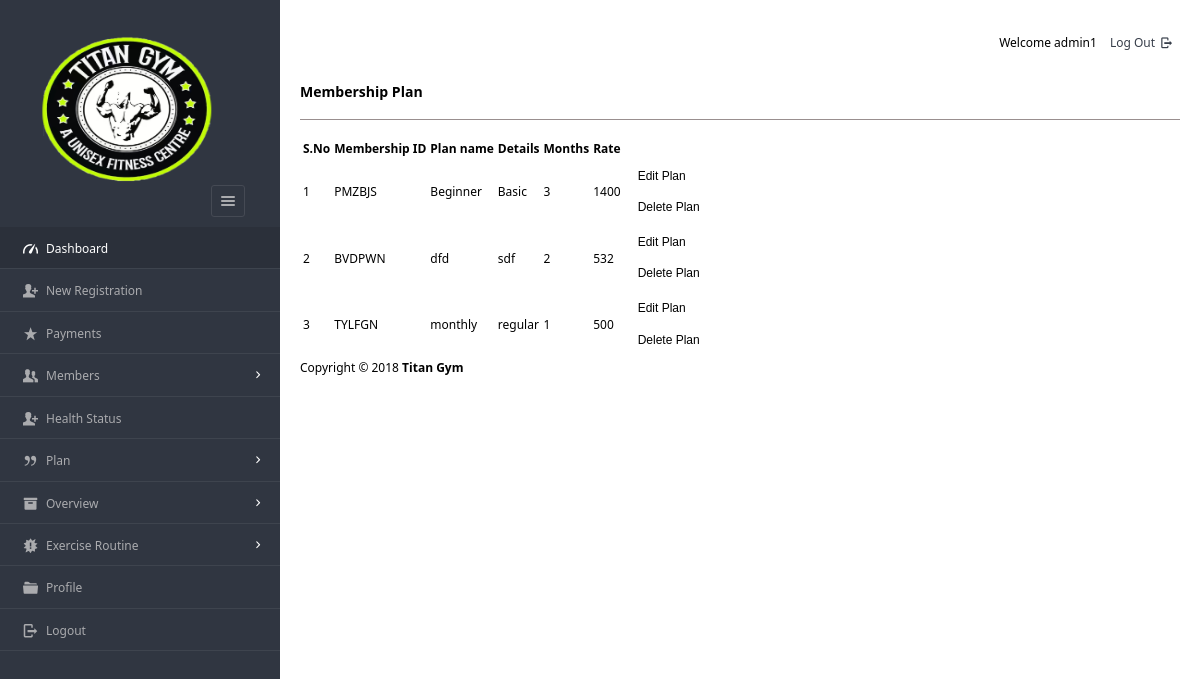
Before: /Files/dashboard/admin/view_plan.php (signed in) with the older database file.
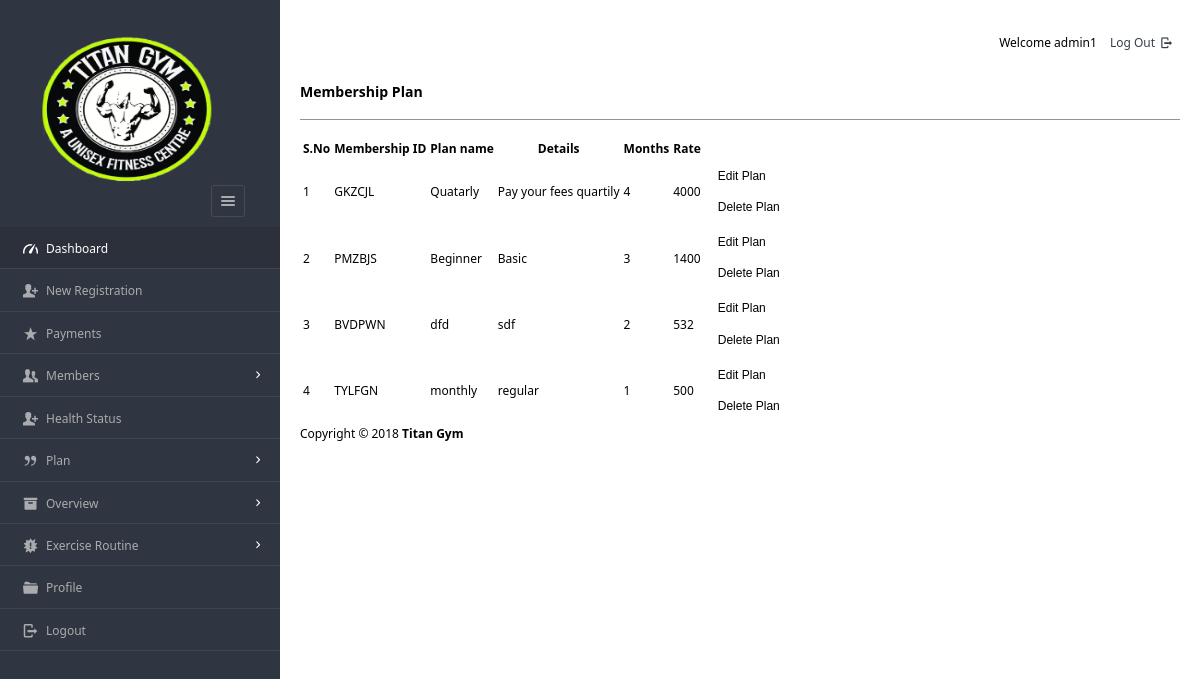
After: the same page with the newer database file.
### tables this page shows
CREATE TABLE `plan`  (
  `pid` varchar(8) NOT NULL,
  `planName` varchar(20) NOT NULL,
  `description` varchar(50) NOT NULL,
  `validity` varchar(20) NOT NULL,
  `amount` int(10) NOT NULL,
  PRIMARY KEY (`pid`) USING BTREE,
  INDEX `pid`(`pid`) USING BTREE
);

### Files/dashboard/admin/view_plan.php (the view, shortened to what this page needs)
<?php
require '../../include/db_conn.php';
?>
<!DOCTYPE html>
<html lang="en">
<head>
    <link rel="stylesheet" href="../../css/style.css"  id="style-resource-5">
    <link rel="stylesheet" href="../../css/dashMain.css">
    <link rel="stylesheet" type="text/css" href="../../css/entypo.css">
</head>
     <body class="page-body  page-fade" onload="collapseSidebar()">
    	<div class="page-container sidebar-collapsed" id="navbarcollapse">
		<div class="sidebar-menu">
			<header class="logo-env">
			<div class="logo">
				<a href="main.php">
					<img src="../../images/logo.png" alt="" width="192" height="80" />
				</a>
			</div>
					<div class="sidebar-collapse" onclick="collapseSidebar()">
				<a href="#" class="sidebar-collapse-icon with-animation">
					<i class="entypo-menu"></i>
				</a>
			</div>
			</header>
    		<?php include('nav.php'); ?>
    	</div>
    		<div class="main-content">
				<div class="row">
					<div class="col-md-6 col-sm-8 clearfix">
					</div>
					<div class="col-md-6 col-sm-4 clearfix hidden-xs">
						<ul class="list-inline links-list pull-right">
							<li>Welcome <?php echo $_SESSION['full_name']; ?>
							</li>
							<li>
								<a href="logout.php">
									Log Out <i class="entypo-logout right"></i>
								</a>
							</li>
						</ul>
					</div>
				</div>
		<h3>Membership Plan</h3>
		<hr />
		<table class="table table-bordered datatable" id="table-1">
			<thead>
				<tr>
					<th>S.No</th>
					<th>Membership ID</th>
					<th>Plan name</th>
					<th>Details</th>
					<th>Months</th>
					<th>Rate</th>
					<th></th>
				</tr>
			</thead>
				<tbody>
					<?php
					$query  = "select * from plan ORDER BY amount DESC";
					$result = mysqli_query($con, $query);
					$sno    = 1;
					if (mysqli_affected_rows($con) != 0) {
					    while ($row = mysqli_fetch_array($result, MYSQLI_ASSOC)) {
					        $msgid = $row['pid'];
					        echo "<tr><td>" . $sno . "</td>";
					        echo "<td>" . $row['pid'] . "</td>";
					        echo "<td>" . $row['planName'] . "</td>";
					        echo "<td>" . $row['description'] . "</td>";
					        echo "<td>" . $row['validity'] . "</td>";
					        echo "<td>" . $row['amount'] . "</td>";
					        $sno++;
					        echo "<td><form action='edit_plan.php' method='post'><input type='hidden' name='name' value='" . $msgid . "'/><input type='submit' value='Edit Plan ' class='btn btn-info'/></form><form action='del_plan.php' method='post' onSubmit='return ConfirmDelete();'><input type='hidden' name='name' value='" . $msgid . "'/><input type='submit' value='Delete Plan' class='btn btn-danger'/></form></td></tr>";
					    }
					}
					?>
				</tbody>
		</table>
<?php include('footer.php'); ?>
    	</div>
    </body>
</html>

Changed rows visible on the page:
added plan: pid "GKZCJL", planName "Quatarly", description "Pay your fees quartily", validity "4", amount "4000"
